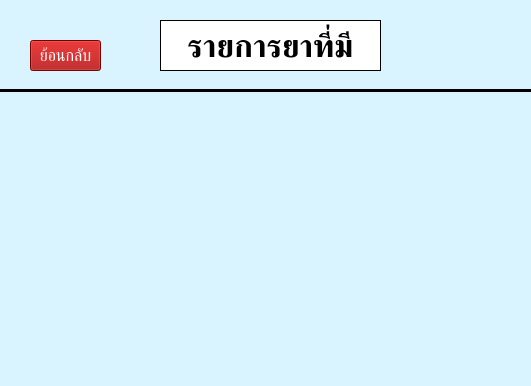
<?xml version="1.0" encoding="UTF-8"?>
<ui version="4.0">
 <class>drugList</class>
 <widget class="QMainWindow" name="drugList">
  <property name="geometry">
   <rect>
    <x>0</x>
    <y>0</y>
    <width>531</width>
    <height>386</height>
   </rect>
  </property>
  <property name="windowTitle">
   <string>รายการยาที่มี</string>
  </property>
  <property name="styleSheet">
   <string notr="true">background-color: rgb(217, 244, 255)</string>
  </property>
  <widget class="QWidget" name="centralwidget">
   <widget class="QPushButton" name="add_back_pushButton">
    <property name="geometry">
     <rect>
      <x>30</x>
      <y>40</y>
      <width>71</width>
      <height>31</height>
     </rect>
    </property>
    <property name="font">
     <font>
      <pointsize>12</pointsize>
     </font>
    </property>
    <property name="styleSheet">
     <string notr="true">color: rgb(255, 255, 255);
background-color: rgb(166, 0, 0)</string>
    </property>
    <property name="text">
     <string>ย้อนกลับ</string>
    </property>
   </widget>
   <widget class="QLabel" name="label">
    <property name="geometry">
     <rect>
      <x>160</x>
      <y>20</y>
      <width>221</width>
      <height>51</height>
     </rect>
    </property>
    <property name="font">
     <font>
      <pointsize>24</pointsize>
      <weight>75</weight>
      <bold>true</bold>
     </font>
    </property>
    <property name="styleSheet">
     <string notr="true">background-color: rgb(255, 255, 255);</string>
    </property>
    <property name="frameShape">
     <enum>QFrame::Box</enum>
    </property>
    <property name="lineWidth">
     <number>1</number>
    </property>
    <property name="text">
     <string>รายการยาที่มี</string>
    </property>
    <property name="textFormat">
     <enum>Qt::AutoText</enum>
    </property>
    <property name="scaledContents">
     <bool>false</bool>
    </property>
    <property name="alignment">
     <set>Qt::AlignCenter</set>
    </property>
    <property name="wordWrap">
     <bool>true</bool>
    </property>
   </widget>
   <widget class="Line" name="line">
    <property name="geometry">
     <rect>
      <x>-20</x>
      <y>80</y>
      <width>551</width>
      <height>20</height>
     </rect>
    </property>
    <property name="frameShadow">
     <enum>QFrame::Plain</enum>
    </property>
    <property name="lineWidth">
     <number>3</number>
    </property>
    <property name="orientation">
     <enum>Qt::Horizontal</enum>
    </property>
   </widget>
  </widget>
 </widget>
 <resources>
  <include location="../../../Medicine_notify-main/Medicine_notify-main/Resources/resources.qrc"/>
  <include location="../../../../../../Medicine_notify-main/Medicine_notify-main/Resources/resources.qrc"/>
 </resources>
 <connections/>
</ui>
